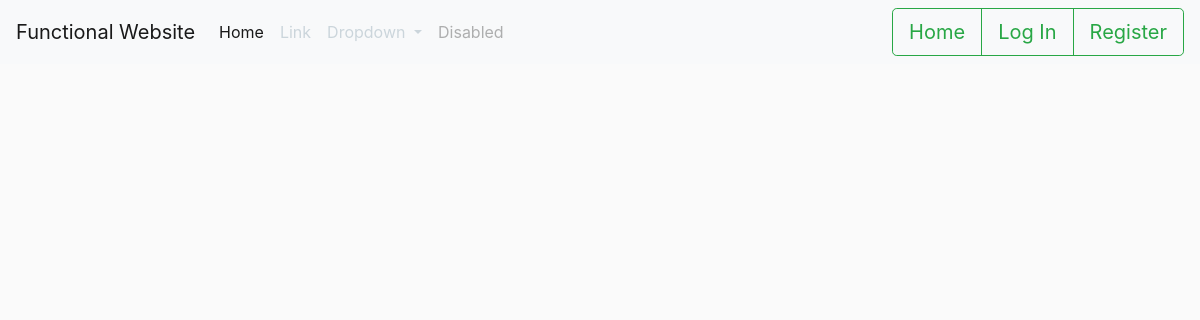
Before: / with the older database file.
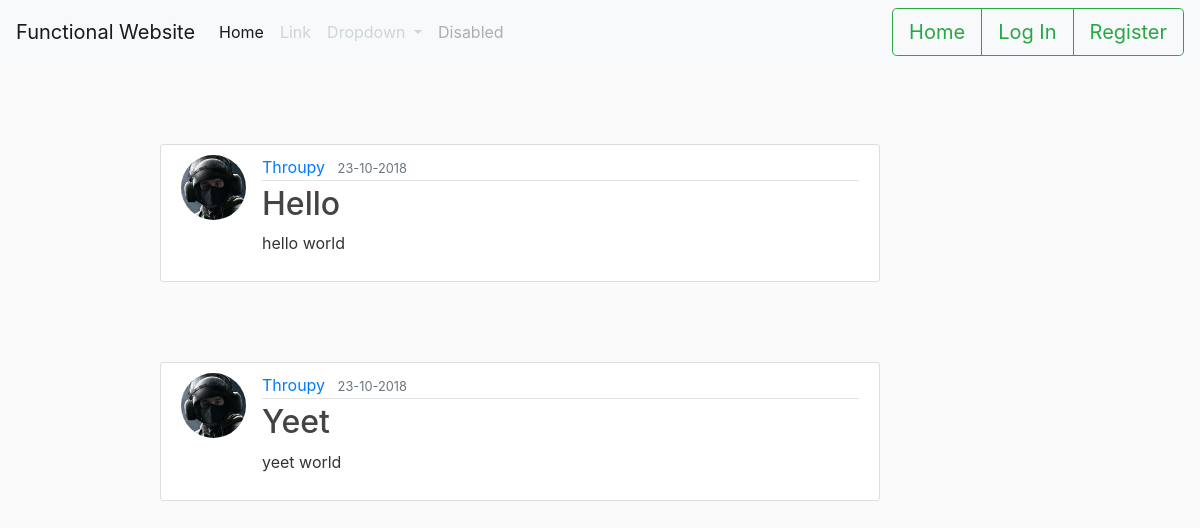
After: the same page with the newer database file.
### functional/models.py (models this page shows, shortened)
class Post(db.Model):
    id = db.Column(db.Integer, primary_key=True)
    title = db.Column(db.String(100), nullable=False)
    date_posted = db.Column(db.DateTime, nullable=False, default=datetime.utcnow)  # Now parenthesis because we want to pass in function,nottime
    content = db.Column(db.Text, nullable=False)
    user_id = db.Column(db.Integer, db.ForeignKey('user.id'), nullable=False)  # means we have a relationship with author

class User(db.Model, UserMixin):
    id = db.Column(db.Integer, primary_key=True)
    username = db.Column(db.String(80), unique=True, nullable=False)
    email = db.Column(db.String(80), unique=True, nullable=False)
    image_file = db.Column(db.String(20), nullable=False, default='default.jpg')
    subscribed = db.Column(db.Boolean, nullable=False, default=False)
    is_admin = db.Column(db.Boolean, nullable=False, default=False)
    password = db.Column(db.String(80), unique=False, nullable=False)
    posts = db.relationship('Post', backref='author', lazy=True)

### functional/routes.py (the view)
@app.route("/")
def home():
    posts = Post.query.all()  # get posts
    return render_template("home.html", posts=posts)  # pass in posts

### functional/templates/home.html
{% extends "layout.html" %}
{% block content %}
    {% for post in posts %}
        <article class="media content-section-home">
        <img class="rounded-circle article-img" src="{{ url_for('static', filename='profile_pics/' + post.author.image_file) }}">
          <div class="media-body">
            <div class="article-metadata">
              <a class="mr-2" href="#">{{ post.author.username }}</a>
              <small class="text-muted">{{ post.date_posted.strftime('%d-%m-%Y') }}</small>
            </div>
            <h2><a class="article-title" href="{{ url_for('post', post_id=post.id) }}">{{ post.title }}</a></h2>
            <p class="article-content">{{ post.content }}</p>
          </div>
        </article>
    {% endfor %}
{% endblock content %}

### functional/templates/layout.html (shortened to what this page needs)
<!DOCTYPE html>
<html lang="en">
<head>
  <link rel="stylesheet" href="https://maxcdn.bootstrapcdn.com/bootstrap/4.0.0/css/bootstrap.min.css">
  <link rel="stylesheet" href="{{ url_for('static', filename='main.css') }}">
</head>
<header class="site-header">
  <nav class="navbar navbar-expand-lg navbar-light bg-light">
    <a class="navbar-brand" href="#">Functional Website</a>
    <div class="collapse navbar-collapse" id="navbarSupportedContent">
      <ul class="navbar-nav mr-auto">
        <li class="nav-item active">
          <a class="nav-link" href="#">Home <span class="sr-only">(current)</span></a>
        </li>
        <li class="nav-item">
          <a class="nav-link" href="#">Link</a>
        </li>
        <li class="nav-item dropdown">
          <a class="nav-link dropdown-toggle" href="#" id="navbarDropdown" role="button" data-toggle="dropdown" aria-haspopup="true" aria-expanded="false">
            Dropdown
          </a>
        </li>
        <li class="nav-item">
          <a class="nav-link disabled" href="#">Disabled</a>
        </li>
      </ul>
      <form class="form-inline my-2 my-lg-0">
        <div class="btn-group">
          <a href="{{ url_for('home') }}" class="btn btn-outline-success btn-lg" role="button" aria-pressed="true">Home</a>
          {% if current_user.is_authenticated %}
            <a href="{{ url_for('logout') }}" class="btn btn-outline-success btn-lg" data-toggle="modal" data-target="#exampleModal" role="button" aria-pressed="true">Log Out</a>
            <div class="modal fade" id="exampleModal" tabindex="-1" role="dialog" aria-labelledby="exampleModalLabel" aria-hidden="true">
              <div class="modal-dialog" role="document">
                <div class="modal-content">
                  <div class="modal-header">
                    <h5 class="modal-title" id="exampleModalLabel">Are you sure?</h5>
                    <button type="button" class="close" data-dismiss="modal" aria-label="Close">
                      <span aria-hidden="true">&times;</span>
                    </button>
                  </div>
                  <div class="modal-body">
                    Are you sure you want to log out of your account?
                  </div>
                  <div class="modal-footer text-center">
                    <a href="{{ url_for('logout') }}" class="btn btn-outline-success btn-lg" role="button" aria-pressed="true">Yes</a>
                    <a href="#" class="btn btn-outline-danger btn-lg" data-toggle="modal" role="button" aria-pressed="true">No</a>
                  </div>
                </div>
              </div>
            </div>
            <a href="{{ url_for('new_post') }}" class="btn btn-outline-success btn-lg" role="button" aria-pressed="true">New Post</a>
            <a href="{{ url_for('account') }}" class="btn btn-outline-success btn-lg" role="button" aria-pressed="true">Account</a>
            {% if current_user.is_admin %}
              <a href="{{ url_for('admin') }}" class="btn btn-outline-success btn-lg" role="button" aria-pressed="true">Admin</a>
          {% endif %}
          {% else %}
            <a href="{{ url_for('login') }}" class="btn btn-outline-success btn-lg" role="button" aria-pressed="true">Log In</a>
            <a href="{{ url_for('register') }}" class="btn btn-outline-success btn-lg" role="button" aria-pressed="true">Register</a>
          {% endif %}
        </div>
      </form>
    </div>
  </nav>
</header>
  </head>
  {% block content %}{% endblock %}
  </html>

### functional/static/main.css (style rules this page uses)
h1, h2, h3, h4, h5, h6 { color: #444444; }
.site-header .navbar-nav .nav-link { color: #cbd5db; }
.content-section-home { margin-top: 5rem; margin-left:10rem; margin-right:20rem; background: #ffffff; padding: 10px 20px; border: 1px solid #dddddd; border-radius: 3px; margin-bottom: 20px; }
.article-title { color: #444444; }
.article-content { white-space: pre-line; }
.article-img { height: 65px; width: 65px; margin-right: 16px; }
.article-metadata { padding-bottom: 1px; margin-bottom: 4px; border-bottom: 1px solid #e3e3e3 }

Changed rows visible on the page:
added Post: image_file (picture), author.username "Throupy", date_posted "23-10-2018", title "Hello", content "hello world"
added Post: image_file (picture), author.username "Throupy", date_posted "23-10-2018", title "Yeet", content "yeet world"
